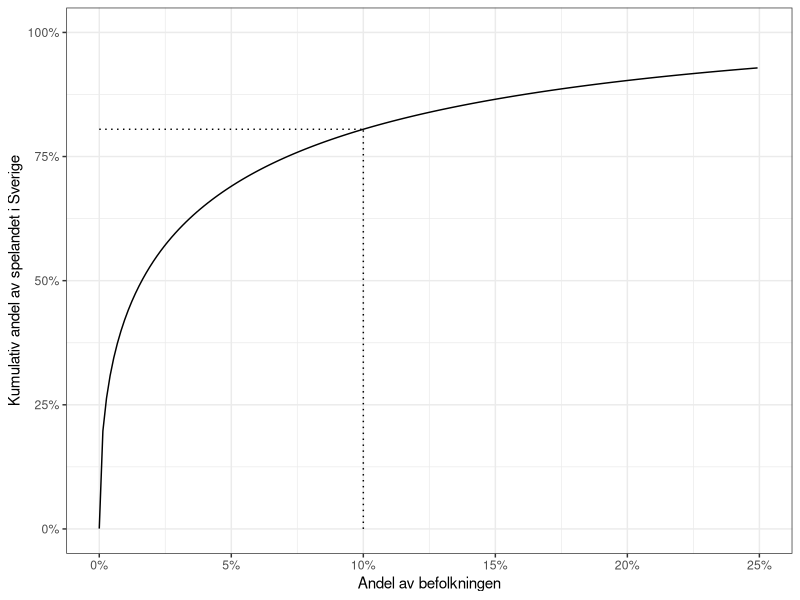

This chart was generated by the following R code:
## ---- chunk 1
library(ggplot2)
library(scales)

library(xtable)
options(xtable.comment=FALSE)
options(xtable.booktabs=TRUE)
options(xtable.include.rownames=FALSE)

population <- 7300000 # SWELOGS 2008
## ---- chunk 2
swelogs <- data.frame(År=c("2008/09", "2009/10"),
                       Svarande=c(as.integer(8165), as.integer(6021)),
                       Medelvärde=c(as.integer(377), as.integer(301)),
                       Standardavvikelse=c(as.integer(3719), as.integer(2654)),
                       Median=c(as.integer(40), as.integer(50)))
print(xtable(swelogs), type="html")
## ---- chunk 3

swelogs$log.mu <- with(swelogs, log((Medelvärde^2) / sqrt(Standardavvikelse^2 + Medelvärde^2)))
swelogs$log.sigma <- with(swelogs, sqrt(log((Standardavvikelse^2) / (Medelvärde^2) + 1)))

set.seed(20160220)

sim.2008 <- exp(rnorm(population, mean=subset(swelogs, År=='2008/09')$log.mu, sd=subset(swelogs, År=='2008/09')$log.sigma))
sim.2009 <- exp(rnorm(population, mean=subset(swelogs, År=='2009/10')$log.mu, sd=subset(swelogs, År=='2009/10')$log.sigma))
## ---- chunk 4
df.sim.2008 <- data.frame(wager=sort(sim.2008, decreasing=TRUE))


df.sim.2008$cum.wager <- cumsum(df.sim.2008$wager)
df.sim.2008$p.cum.wager <- cumsum(df.sim.2008$wager) / sum(df.sim.2008$wager)
df.sim.2008$p.rank <- 1:nrow(df.sim.2008)/nrow(df.sim.2008)

top.10.wager <- df.sim.2008[nrow(df.sim.2008)*0.1,]$p.cum.wager

ggplot(df.sim.2008[seq(1, nrow(df.sim.2008), 10000), ], aes(x=p.rank, y=p.cum.wager)) +
  geom_line() +
  annotate("segment", x=0, xend=0.1, y=top.10.wager, yend=top.10.wager, linetype="dotted") +
  annotate("segment", x=0.1, xend=0.1, y=0, yend=top.10.wager, linetype="dotted") +
  #annotate("text", label=paste("10% av befolkningen står för", percent(round(top.10.wager,2)), "av spelandet"), x=0, y=top.10.wager+0.05, hjust=0, size=6) +
  theme_bw() +
  scale_x_continuous(label=percent, limits=c(0, 0.25)) +
  scale_y_continuous(label=percent) +
  labs(x="Andel av befolkningen", y="Kumulativ andel av spelandet i Sverige")
